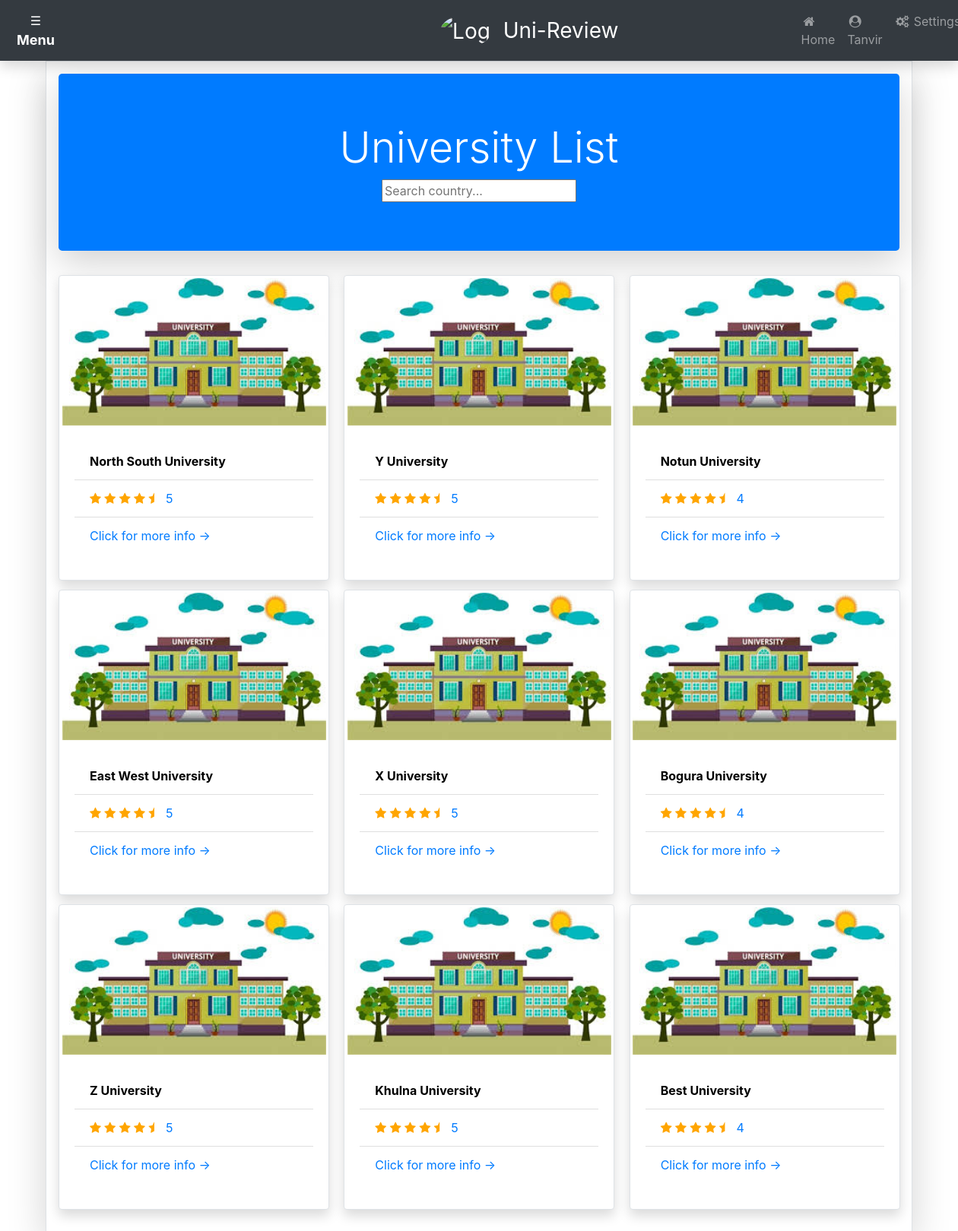
Page /homepage.php (signed in) on the committed database.
### tables this page shows
CREATE TABLE `university` (
  `id` int(11) NOT NULL,
  `name` varchar(100) NOT NULL,
  `location` varchar(255) NOT NULL,
  `rating` float NOT NULL,
  `img_src` varchar(255) NOT NULL,
  `short_descr` varchar(255) NOT NULL,
  `Contact` varchar(11) NOT NULL
);

### homepage.php (the view, shortened to what this page needs)
<!DOCTYPE html>
<html lang="en">
<head>
    <?php include'php/headlinks.php' ?>
</head>
<body>
    <?php include 'php/db_connect.php';?>
    <?php include 'php/nav.php' ?>
    <div class="container-xl shadow-lg p-3 border" style="background-color: white;">
        <div class="jumbotron bg-primary shadow-lg">
            <h1 class="display-4" style="color:white;text-align: center;">University List</h1>
            <div class="search-box text-center">
                <input type="text" autocomplete="off" placeholder="Search country..." />
            </div>
        </div>
        <?php
                $sql = 'SELECT id, name, location, rating, img_src FROM university';
                $result = mysqli_query($conn,$sql);
                $info = mysqli_fetch_all($result, MYSQLI_ASSOC);
        ?>
        <div class="card-columns">
            <?php foreach($info as $info) { ?>
            <div class="card shadow border rounded" style="width:356px;height:402px">
                <img class="card-img-top mx-auto d-block" style="padding:3px; height: 200px;width: 353px;"
                    src="upload/university/<?php echo $info['img_src'];?>" alt="<?php echo $info['name'];?>">
                <div class="card-body">
                    <ul class="list-group list-group-flush">
                        <li class="list-group-item"><b><a
                                    style="color: black;"><?php echo htmlspecialchars($info['name']); ?>
                                </a></b>
                        </li>
                        <li class="list-group-item">
                            <span class="fa fa-star checked"></span>
                            <span class="fa fa-star checked"></span>
                            <span class="fa fa-star checked"></span>
                            <span class="fa fa-star checked"></span>
                            <span class="fa fa-star-half checked"></span> <a style="margin-left: 10px;"
                                href="#"><?php echo htmlspecialchars($info['rating']); ?></a>
                        </li>
                        <li class="list-group-item"><a
                                href="university.php?<?php echo "uni_id="; ?><?php echo $info['id'];?>"> Click for more
                                info -> </a></li>
                    </ul>
                </div>
            </div>
            <?php } ?>
        </div>
    </div>
</body>
</html>

### css/style.css (style rules this page uses)
.checked { color: orange; }

### rows in the picture
university: img_src (picture), name "North South University", rating "5"
university: img_src (picture), name "East West University", rating "5"
university: img_src (picture), name "Z University", rating "5"
university: img_src (picture), name "Y University", rating "5"
university: img_src (picture), name "X University", rating "5"
university: img_src (picture), name "Khulna University", rating "5"
university: img_src (picture), name "Notun University", rating "4"
university: img_src (picture), name "Bogura University", rating "4"
university: img_src (picture), name "Best University", rating "4"

### other values in the picture
$_SESSION["name"] "Tanvir"
